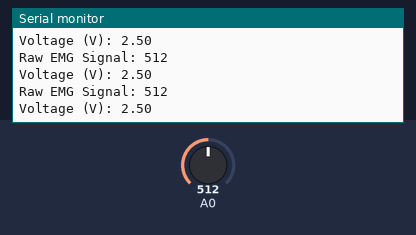
A sketch run on a simulated Arduino Uno, built with avr-gcc and run on an emulated ATmega328P. Shown: the last lines printed to the serial monitor. Inputs (shaded band) come from the test bench; at power-on: A0 = 512.

Above: at 1.3 s.
1.4 s: A0 set to 716
At 1.82 s:
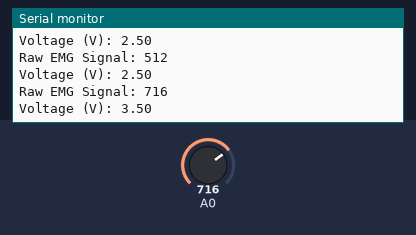
2.9 s: A0 set to 900
At 3.32 s:
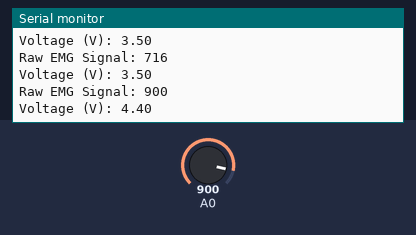
Timing chart, 0 to 5.9 s (numbered marks = the images above; inputs shaded):
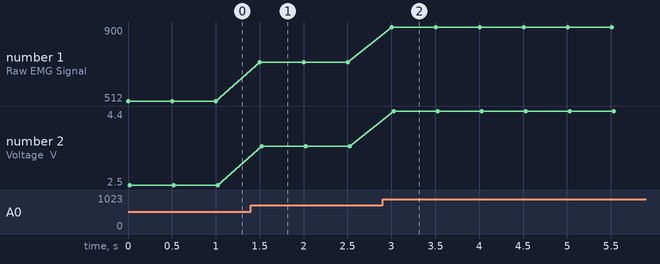

The sketch:

myoware.ino
```cpp
int EMGsig;           // Store the EMG signal value
float voltage;        // Store the voltage value
void setup() {
 Serial.begin(9600); // Starting the communication with the computer
}
void loop() {
 EMGsig = analogRead(A0); // Read the analog values of the rectified+integrated EMG signal (0–1023)
 Serial.print("Raw EMG Signal: ");Serial.println(EMGsig);
 voltage = EMGsig * (5.0 / 1023.0);
 Serial.print("Voltage (V): ");Serial.println(voltage);
 delay(500);
  // 1 second (1000ms) delay to not cause it to move as frantically. But this can be adjusted as you like.
}
```

Measured:
- after the input at 1.4 s, the serial monitor: prints a new line after 0.10 s (image 1)
- after the input at 2.9 s, the serial monitor: prints a new line after 0.11 s (image 2)
- plotted number 1: 512 → 716 after the input at 1.4 s, 716 → 900 after the input at 2.9 s
- plotted number 2: 2.5 → 3.5 after the input at 1.4 s, 3.5 → 4.4 after the input at 2.9 s
